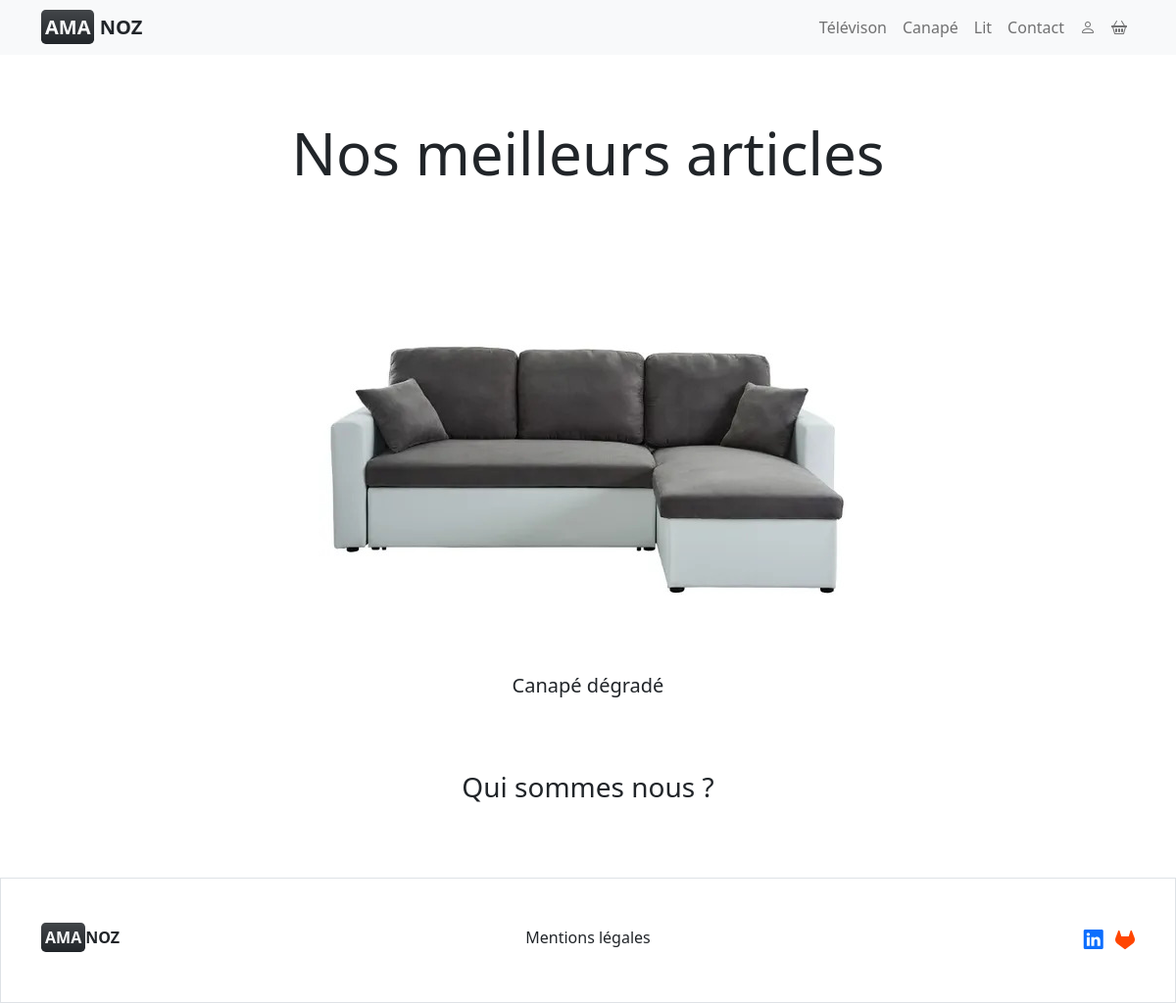
The app's page /accueil.php (signed in) with its own data.
### tables this page shows
CREATE TABLE Article(
	id_article INTEGER NOT NULL Auto_Increment,
	nom_article varchar(100),
	description_article varchar(1000),
	prix_article float,
	image_article varchar(150),
	num_catalogue INTEGER NOT NULL,
	PRIMARY KEY(id_article),
	FOREIGN KEY(num_catalogue) REFERENCES Catalogue(id_catalogue)
);

### accueil.php (the view, shortened to what this page needs)
<?php
require('bddconnexion.php');
$j = 0;
$articles = [];
for ($i = 1; $i < 4; $i++) {
    $req = $bdd->prepare('select * from Article where num_catalogue="' . $i . '"');
    $req->execute();
    $res = $req->fetch();
    $articles[$j] = $res;
    $j++;
}
?>
<!DOCTYPE html>
<html>
<?php include("head.php") ?>
<body>
    <?php
    include("header.php");
    ?>
    <main class="mt-120 mb-75">
        <div class="container ">
            <h1 class="text-center fs-50 "> Nos meilleurs articles</h1>
            <div id="carouselExample" class="carousel slide fixed " data-bs-ride="carousel">
                <div class="carousel-inner  ">
                    <?php foreach ($articles as $article) :; ?>
                        <?php if ($article['num_catalogue'] == 1) :; ?>
                            <div class="carousel-item active text-center ">
                                <?php
                                echo '<img src="img/' . $article['image_article'] . '" class="img-fluid" alt="article">';
                                ?>
                                <h5><?= $article['nom_article']; ?></h5>
                            </div>
                        <?php endif; ?>
                    <?php endforeach; ?>
                </div>
                <button class="carousel-control-prev " type="button" data-bs-target="#carouselExample" data-bs-slide="prev">
                    <span class="carousel-control-prev-icon text-secondary" aria-hidden="true"></span>
                </button>
                <button class="carousel-control-next " type="button" data-bs-target="#carouselExample" data-bs-slide="next">
                    <span class="carousel-control-next-icon text-dark" aria-hidden="true"></span>
                </button>
            </div>
            <a href="#whoModal" data-bs-toggle="modal" class="text-decoration-none text-dark">
                <h3 class="text-center">Qui sommes nous ?</h3>
            </a>
        </div>
    </main>
    <?php include("footer.php") ?>
</body>
</html>

### head.php (style rules this page uses)
.mt-120 { margin-top: 120px; }
.fs-50 { font-size: 60px; }
.mb-75 { margin-bottom: 75px; }
h5 { margin-bottom: 75px; }

### records on screen
article: image_article (picture), nom_article "Canapé dégradé"
